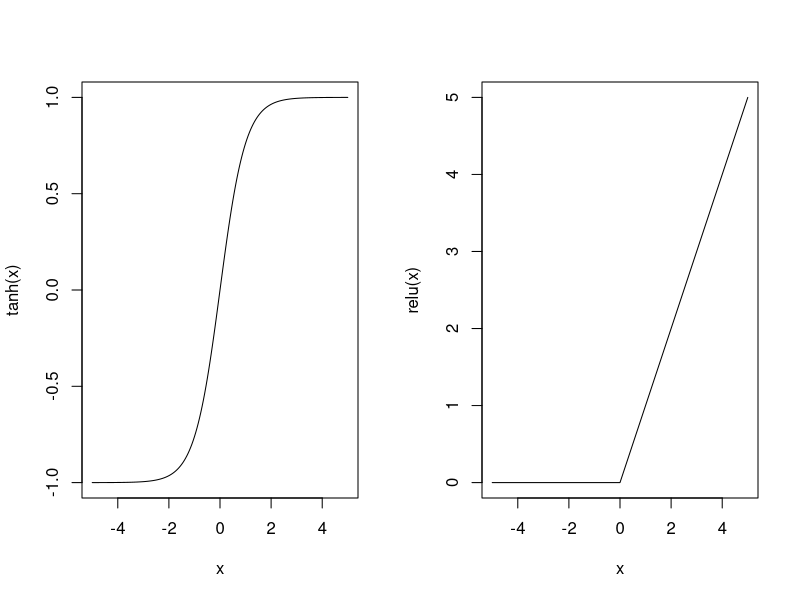

Recreate this plot in R.
## ---- chunk 1
#| panel: center
#| echo: false
#| output: true
#| eval: true
#| fig-cap:
#|   - "tanh and ReLU functions"

x = -100:100/20

relu=function(x) {
  x * (1+sign(x))/2
}
par(mfrow=c(1,2))
plot(x,tanh(x), type='l')
plot(x,relu(x),type='l')

